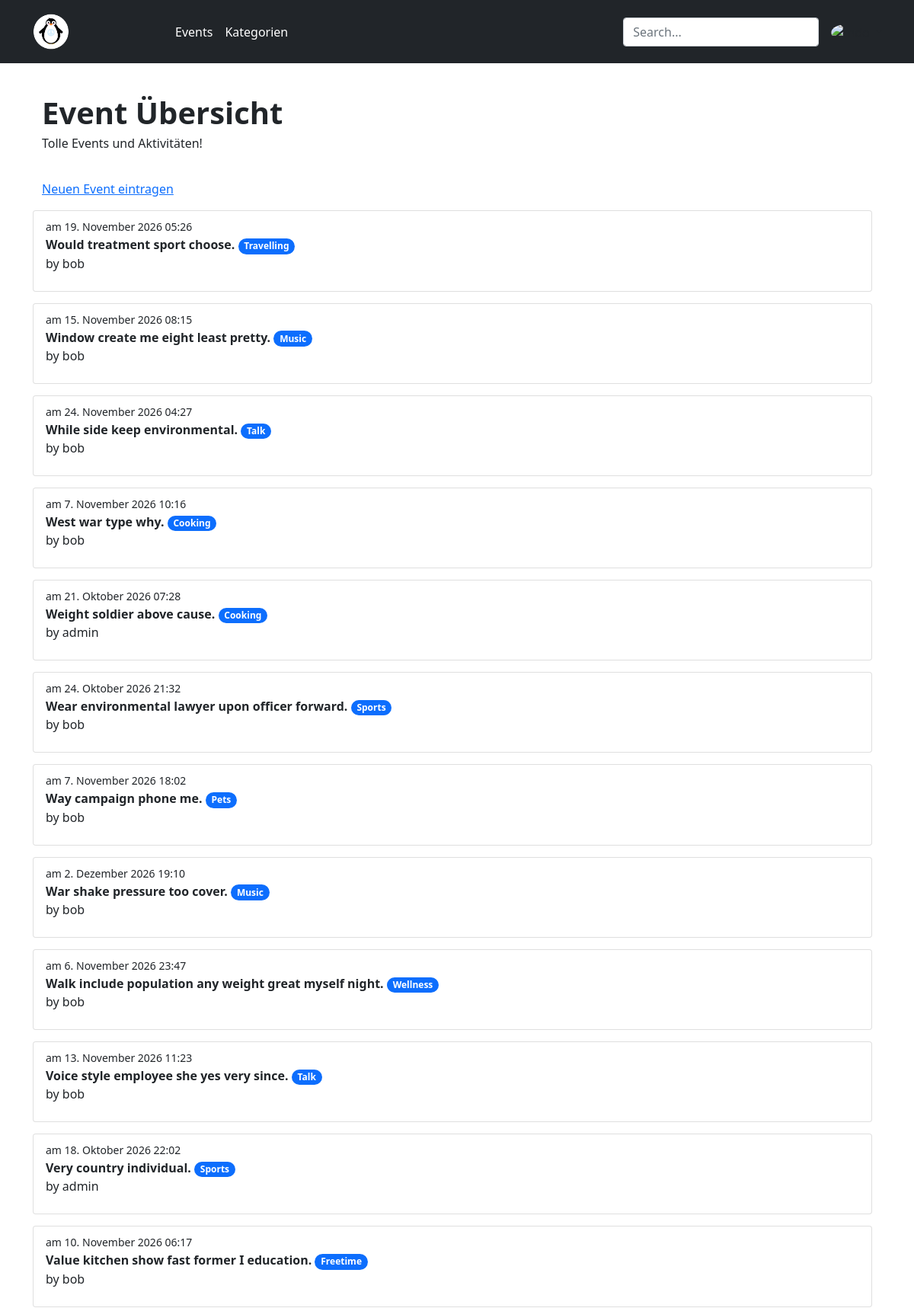
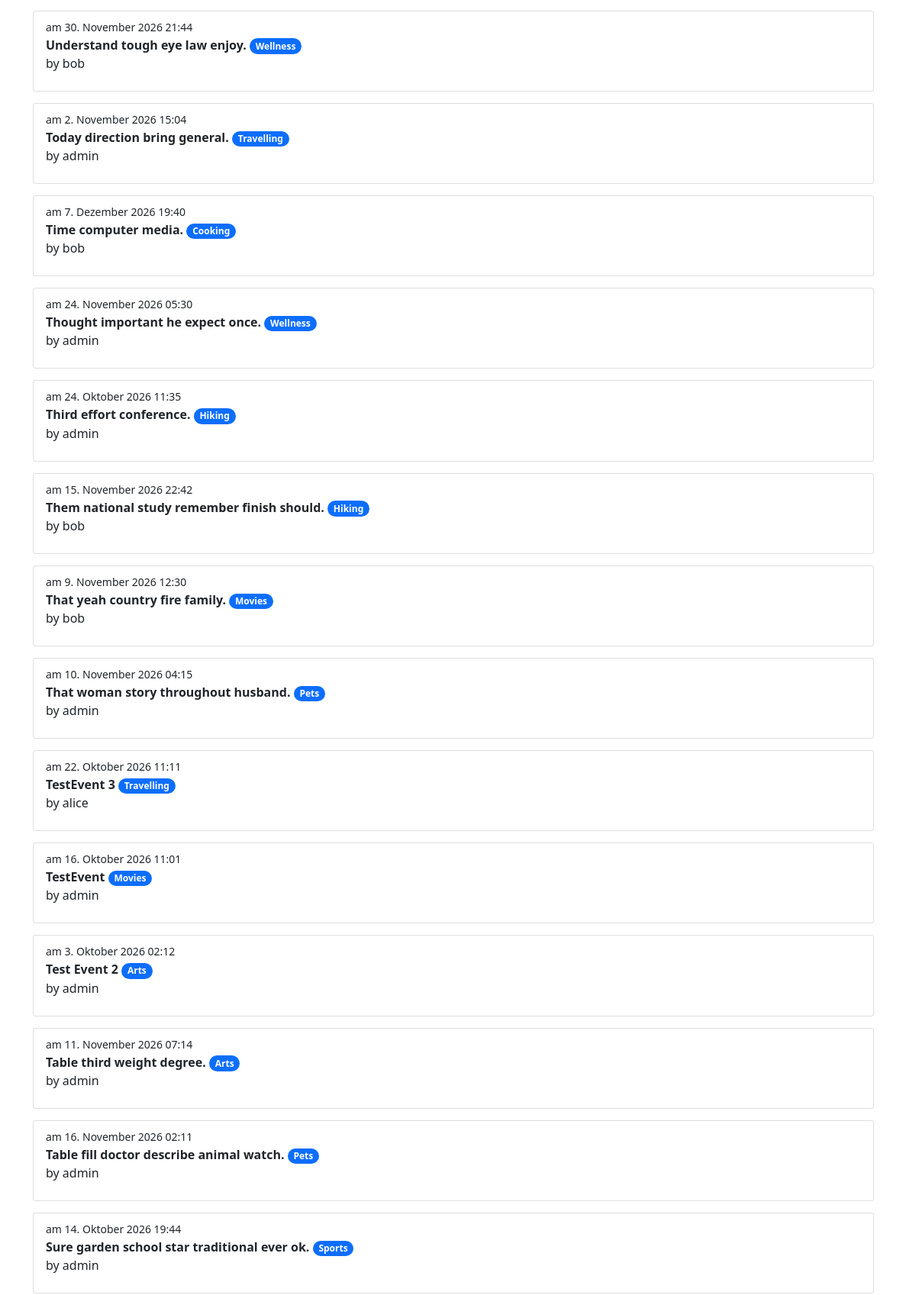
Page /events/ (signed in, upper part) on the committed database (2 pictures, top to bottom).
### events/models.py (models this page shows, shortened)
class Event(models.Model):
    class Group(models.IntegerChoices):
        BIG = 10, "große Gruppe"
        MEDIUM = 5, "kleine Gruppe"
        SMALL = 2, "sehr kleine Gruppe"
        UNLIMITED = 0, "kein Limit"
    created_at = models.DateTimeField(auto_now_add=True)
    updated_at = models.DateTimeField(auto_now=True)
    author = models.ForeignKey(
        User,
        on_delete=models.CASCADE,
        related_name="events",  # bob.events
    )
    name = models.CharField(
        max_length=100,
        validators=[
            MinLengthValidator(3),
        ],
    )
    description = models.TextField(null=True, blank=True)
    date = models.DateTimeField(
        validators=[
            partial(validate_date, hours=2),
        ],
    )
    sub_title = models.CharField(max_length=200, null=True, blank=True)
    min_group = models.PositiveIntegerField(
        choices=Group.choices,
        default=Group.UNLIMITED,
    )
    category = models.ForeignKey(
        Category,
        on_delete=models.CASCADE,
        related_name="events",  # Related Manager
    )
    is_active = models.BooleanField(default=True)
    class Meta:
        ordering = ["-name"]  # generell absteigend sortierten
        verbose_name = "Ereignis"
        verbose_name_plural = "Ereignisse"

class Category(models.Model):
    created_at = models.DateTimeField(auto_now_add=True)
    updated_at = models.DateTimeField(auto_now=True)
    name = models.CharField(max_length=100, unique=True)  # varchar100
    sub_title = models.CharField(max_length=200, null=True, blank=True)
    description = models.TextField(null=True, blank=True)
    is_active = models.BooleanField(default=True)
    class Meta:
        verbose_name = "Category"
        verbose_name_plural = "Categories"

### users/models.py (models this page shows)
class User(AbstractUser):
    """Das ist das neue User-Model. Es hat bisher keine zusätzlichen Attribute."""

### events/views.py (the view)
# urls.py: path("", views.EventListView.as_view(), name="event_list"),
class EventListView(ListView):
    model = Event
    def get_queryset(self) -> QuerySet[Any, Any]:
        print(f"Request Object GET: {self.request.GET}")
        qs = Event.objects.select_related("category", "author").filter(is_active=True)
        query = self.request.GET.get("q")
        if query:
            qs = qs.filter(name__icontains=query)
        return qs

### events/templates/events/event_list.html (shortened to what this page needs)
{% extends 'base.html' %}
{% block head%}
<h1 class="display-6 fw-bold lh-1">Event Übersicht</h1>
<p>Tolle Events und Aktivitäten!</p>
{% endblock %}
{% block content %}
<p>
<a href="{% url 'events:event_create' %}">Neuen Event eintragen</a>
</p>
<ul class="list-group event_box">
{% for event in object_list %}
    <a href="{% url 'events:event_detail' event.pk  %}">
        <li class="list-group-item rounded">
        <small><span>am {{event.date}}</span></small><br>
        <b>{{event.name}}</b>
            <span class="badge rounded-pill bg-primary">
                {{event.category.name}}
            </span>
            <p>by {{event.author}}</p>
        </li>
    </a>
{% endfor%}
</ul>
{%endblock%}

### static/css/style.css (style rules this page uses)
.event_box a { text-decoration: none; }
.event_box li { margin-bottom: 15px; }
ul { padding-left: 0px; list-style-type: none; margin-left: 0px; }

### rows in the picture
Event: date "19. November 2026 05:26", name "Would treatment sport choose.", category.name "Travelling", author "bob"
Event: date "15. November 2026 08:15", name "Window create me eight least pretty.", category.name "Music", author "bob"
Event: date "24. November 2026 04:27", name "While side keep environmental.", category.name "Talk", author "bob"
Event: date "7. November 2026 10:16", name "West war type why.", category.name "Cooking", author "bob"
Event: date "21. Oktober 2026 07:28", name "Weight soldier above cause.", category.name "Cooking", author "admin"
Event: date "24. Oktober 2026 21:32", name "Wear environmental lawyer upon officer forward.", category.name "Sports", author "bob"
Event: date "7. November 2026 18:02", name "Way campaign phone me.", category.name "Pets", author "bob"
Event: date "2. Dezember 2026 19:10", name "War shake pressure too cover.", category.name "Music", author "bob"
Event: date "6. November 2026 23:47", name "Walk include population any weight great myself night.", category.name "Wellness", author "bob"
Event: date "13. November 2026 11:23", name "Voice style employee she yes very since.", category.name "Talk", author "bob"
Event: date "18. Oktober 2026 22:02", name "Very country individual.", category.name "Sports", author "admin"
Event: date "10. November 2026 06:17", name "Value kitchen show fast former I education.", category.name "Freetime", author "bob"
Event: date "30. November 2026 21:44", name "Understand tough eye law enjoy.", category.name "Wellness", author "bob"
Event: date "2. November 2026 15:04", name "Today direction bring general.", category.name "Travelling", author "admin"
Event: date "7. Dezember 2026 19:40", name "Time computer media.", category.name "Cooking", author "bob"
Event: date "24. November 2026 05:30", name "Thought important he expect once.", category.name "Wellness", author "admin"
Event: date "24. Oktober 2026 11:35", name "Third effort conference.", category.name "Hiking", author "admin"
Event: date "15. November 2026 22:42", name "Them national study remember finish should.", category.name "Hiking", author "bob"
Event: date "9. November 2026 12:30", name "That yeah country fire family.", category.name "Movies", author "bob"
Event: date "10. November 2026 04:15", name "That woman story throughout husband.", category.name "Pets", author "admin"
Event: date "22. Oktober 2026 11:11", name "TestEvent 3", category.name "Travelling", author "alice"
Event: date "16. Oktober 2026 11:01", name "TestEvent", category.name "Movies", author "admin"
Event: date "3. Oktober 2026 02:12", name "Test Event 2", category.name "Arts", author "admin"
Event: date "11. November 2026 07:14", name "Table third weight degree.", category.name "Arts", author "admin"
Event: date "16. November 2026 02:11", name "Table fill doctor describe animal watch.", category.name "Pets", author "admin"
Event: date "14. Oktober 2026 19:44", name "Sure garden school star traditional ever ok.", category.name "Sports", author "admin"
